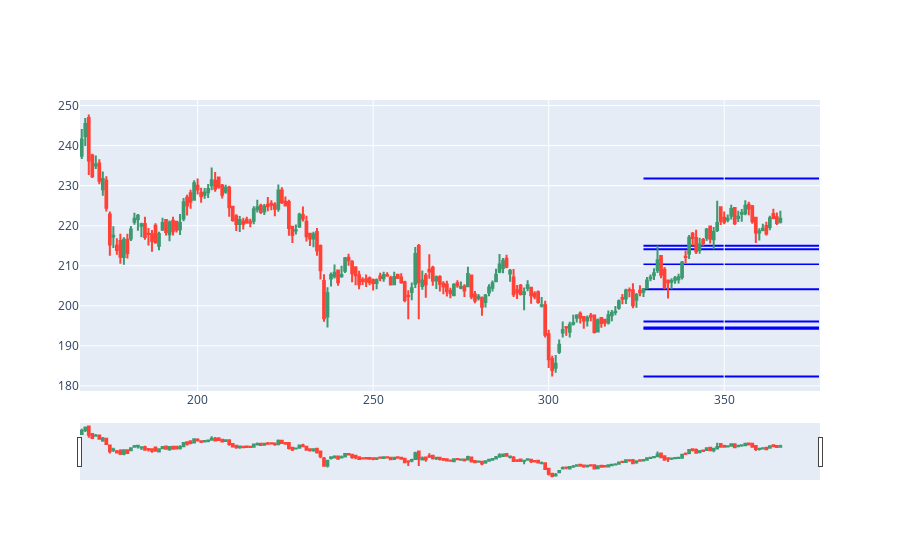

Write notebook code for a chart like this one.
### Code cell
# 
dfSlice = df[-200:]

supports = dfSlice[dfSlice.Low == dfSlice.Low.rolling(6, center=True).min()].Low
resistances = dfSlice[dfSlice.High == dfSlice.High.rolling(6, center=True).max()].High
levels = pandas.concat([supports, resistances])
levels = levels[abs(levels.diff()) > df.High[len(df)-1]/24]

fig = go.Figure(data=[go.Candlestick(x=dfSlice.index,
                        open=dfSlice["Open"],
                        high=dfSlice["High"],
                        low=dfSlice["Low"],
                        close=dfSlice["Close"])])

for level in levels.to_list():
    fig.add_shape(type='line',
                x0=len(df)-40,
                y0=level,
                x1=len(df)+10,
                y1=level,
                line=dict(color='blue'),
                xref='x',
                yref='y',
                layer='below'
             )

fig.show()

### Figure 1 — Plotly figure (JSON) as saved in the notebook; plotly's stock layout.template omitted (floating-point values rounded to 4 significant figures; data arrays with more than 128 entries replaced by an {"elided": "..."} marker saying what was removed)
{"data": [{"close": {"elided": "200 float values"}, "high": {"elided": "200 float values"}, "low": {"elided": "200 float values"}, "open": {"elided": "200 float values"}, "type": "candlestick", "x": {"elided": "200 int values"}}], "layout": {"shapes": [{"layer": "below", "line": {"color": "blue"}, "type": "line", "x0": 327, "x1": 377, "xref": "x", "y0": 194.6, "y1": 194.6, "yref": "y"}, {"layer": "below", "line": {"color": "blue"}, "type": "line", "x0": 327, "x1": 377, "xref": "x", "y0": 204.1, "y1": 204.1, "yref": "y"}, {"layer": "below", "line": {"color": "blue"}, "type": "line", "x0": 327, "x1": 377, "xref": "x", "y0": 182.3, "y1": 182.3, "yref": "y"}, {"layer": "below", "line": {"color": "blue"}, "type": "line", "x0": 327, "x1": 377, "xref": "x", "y0": 194.2, "y1": 194.2, "yref": "y"}, {"layer": "below", "line": {"color": "blue"}, "type": "line", "x0": 327, "x1": 377, "xref": "x", "y0": 214.1, "y1": 214.1, "yref": "y"}, {"layer": "below", "line": {"color": "blue"}, "type": "line", "x0": 327, "x1": 377, "xref": "x", "y0": 231.8, "y1": 231.8, "yref": "y"}, {"layer": "below", "line": {"color": "blue"}, "type": "line", "x0": 327, "x1": 377, "xref": "x", "y0": 210.3, "y1": 210.3, "yref": "y"}, {"layer": "below", "line": {"color": "blue"}, "type": "line", "x0": 327, "x1": 377, "xref": "x", "y0": 196.1, "y1": 196.1, "yref": "y"}, {"layer": "below", "line": {"color": "blue"}, "type": "line", "x0": 327, "x1": 377, "xref": "x", "y0": 215, "y1": 215, "yref": "y"}]}}
